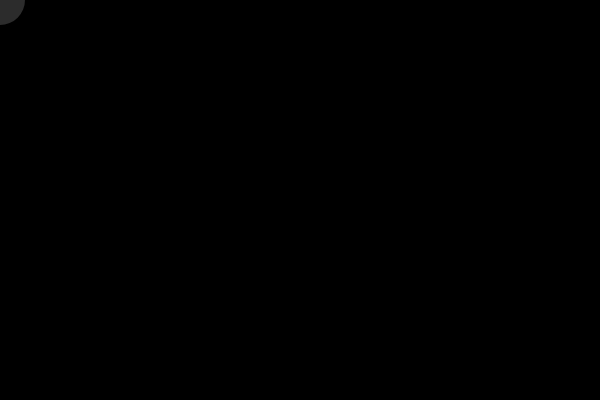
Frame 1 (no input)
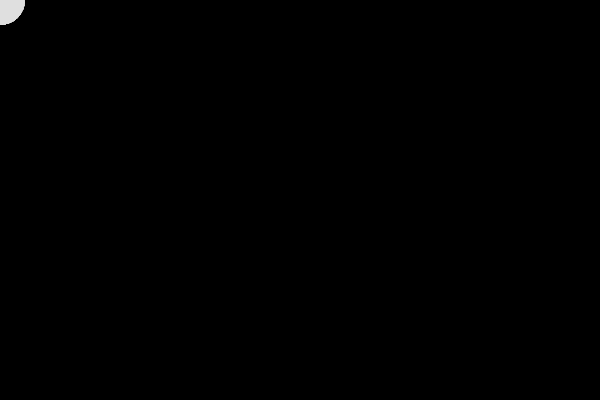
Frame 60 (no input)
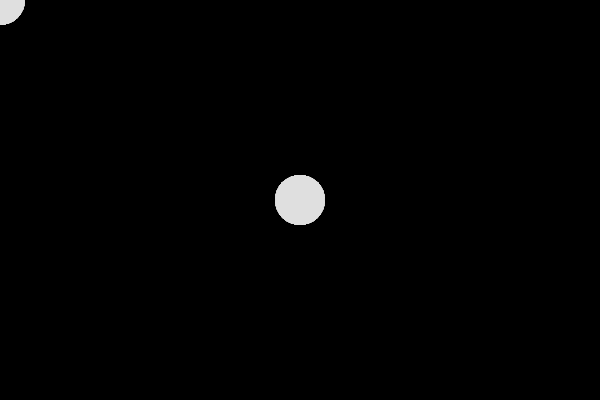
Frame 120 (the mouse pressed at the canvas centre since frame 60)

The p5.js sketch that drew these frames (run headless with seeded random() and noise() and a simulated clock; from frame 60 on, the mouse is pressed at the canvas centre):

// p5.js sketch
// ── sketch.js
var d = 50;
function setup() {
  createCanvas(600, 400);
   background(0);
    noStroke();
  
  //to remove the half circle on the topmost left side. 
  mouseX = -d; 
  mouseY = -d; 
}

function draw() {
  fill(225, 50);
  ellipse(mouseX, mouseY, d, d);
}
